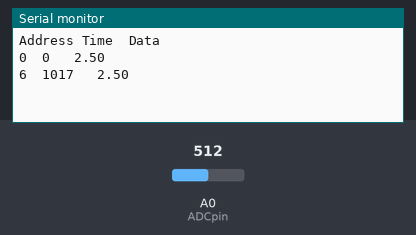
A sketch run on a simulated Arduino Uno, built with avr-gcc and run on an emulated ATmega328P. Parts: the last lines printed to the serial monitor. The inputs (shaded band) are chosen by the test bench; at power-on: A0 (ADCpin) = 512. EEPROM starts erased.

Above: at 1.8 s.
1.9 s: A0 (ADCpin) set to 716
At 2.9 s:
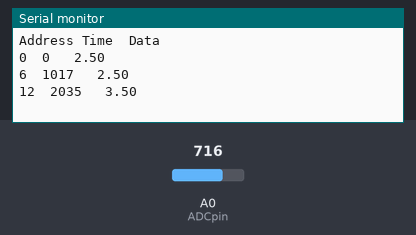
3.4 s: A0 (ADCpin) set to 900
At 4.6 s:
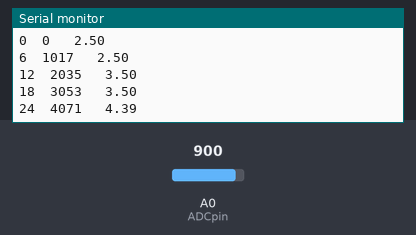
Timing chart, 0 to 6.4 s (numbered marks = the images above; inputs shaded):
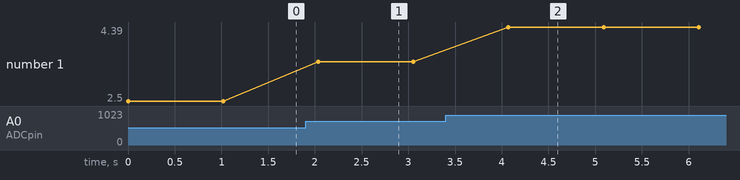

Measured:
- after the input at 1.9 s, the serial monitor: prints a new line after 0.14 s (image 1)
- after the input at 3.4 s, the serial monitor: prints a new line after 0.67 s (image 2)
- plotted number 1: 2.5 → 3.5 after the input at 1.9 s, 3.5 → 4.39 after the input at 3.4 s

The sketch:

c_analogSave.ino
```cpp
// analogSave:  Reads an analog pin and saves the values to EEPROM.
// If a value has not changed in the EEPROM, it is not overwritten
// Excessive writes to EEPROM reduce the EEPROM life span unnecessarily
// Values written to EEPROM will remain when power is removed from uC

// Add the funtions which control the EEPROM storage
#include <EEPROM.h>

// global variables used in program
int address = 0;                    // beginning address at which to store data
int ADCpin = A0;                    // set the input pin to be read
unsigned int ADCvalue = 0;          // variable to store the ADC value
unsigned int wait_ms = 1000;        // amount of time in ms to wait
unsigned int now;                   // time stamp for data
const float conversion = 5.0/1024;  // conversion constant for ADC to voltage
float voltage = 0.0;                // variable to store the voltage conversion

// function to use to "stop" the uC by using an infinite loop
void stop()
{
    while(1) {};
}

// setup function for initializing uC, req'd by Arduino
// initialize the serial port and print a header for the data
void setup()
{
    Serial.begin(115200);
    Serial.println("Address Time\tData");
}

// infinite loop for executing code without stopping, req'd by Arduino
void loop()
{
    // read the value from the ADC and get the elapsed time:
    ADCvalue = analogRead(ADCpin);
    now = millis();

    // print address, store time at address then get next available address
    Serial.print(address);
    EEPROM.put(address, now);
    address += sizeof(now);

    // calculate and store voltage then set the next available address
    voltage = ADCvalue * conversion;
    EEPROM.put(address, voltage);
    address += sizeof(voltage);

    // print time and ADC value
    Serial.print("\t");
    Serial.print(now);
    Serial.print(" \t");
    Serial.println(voltage, 2);

    // check if the next address exceeds EEPROM capacity, if so, stop
    if (address >= EEPROM.length())
    {
        Serial.println("Out of memory");
        stop();
    }

    // if not, wait then continue to read and store values
    delay(wait_ms);
}
```
